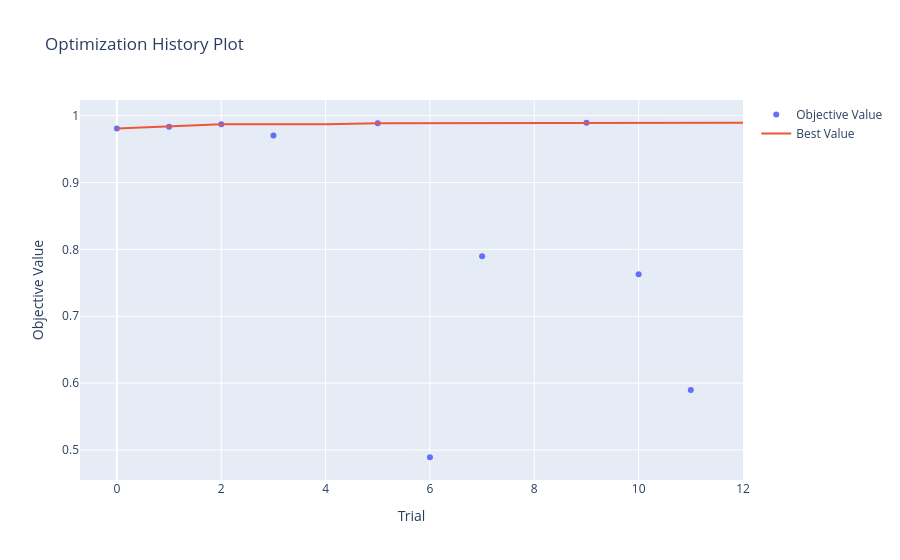

The cell this chart's notebook holds for it:
### Code cell
vis.plot_optimization_history(study)

### Figure 1 — Plotly figure (JSON) as saved in the notebook; plotly's stock layout.template omitted (floating-point values rounded to 4 significant figures)
{"data": [{"mode": "markers", "name": "Objective Value", "type": "scatter", "x": [0, 1, 2, 3, 5, 6, 7, 9, 10, 11], "y": [0.9807, 0.9835, 0.9871, 0.9702, 0.9886, 0.4892, 0.7898, 0.9893, 0.7629, 0.5896]}, {"mode": "lines", "name": "Best Value", "type": "scatter", "x": [0, 1, 2, 3, 4, 5, 6, 7, 8, 9, 10, 11, 12], "y": [0.9807, 0.9835, 0.9871, 0.9871, 0.9871, 0.9886, 0.9886, 0.9886, 0.9886, 0.9893, 0.9893, 0.9893, 0.9893]}, {"marker": {"color": "#cccccc"}, "mode": "markers", "name": "Infeasible Trial", "showlegend": false, "type": "scatter", "x": [], "y": []}], "layout": {"title": {"text": "Optimization History Plot"}, "xaxis": {"title": {"text": "Trial"}}, "yaxis": {"title": {"text": "Objective Value"}}}}
